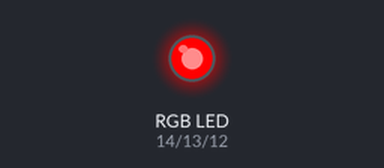
A program run on a simulated ESP32 board running MicroPython. Parts: an RGB LED mixed from three pins (HIGH = lit).

Above: at 0.05 s.
At 6.5 s:
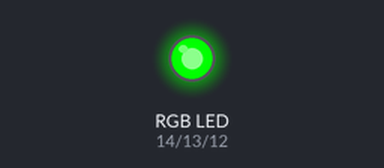
At 13.0 s:
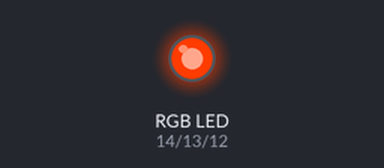
Timing chart, 0 to 16.9 s (numbered marks = the images above):
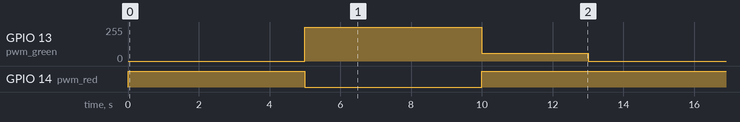

Measured:
- by itself, GPIO 13 (pwm_green): repeats every 13.0 s: 60/255 3.0 s, 0/255 5.0 s, 255/255 5.0 s
- by itself, GPIO 14 (pwm_red): repeats every 13.0 s: LOW 5.0 s, HIGH 8.0 s

The program:

semaforo.py
```python
from machine import Pin, PWM
import utime

# Configuração dos pinos para o LED RGB
ledR = 14  # Pino para o LED vermelho
ledG = 13  # Pino para o LED verde
ledB = 12  # Pino para o LED azul

# Configuração dos objetos PWM para controle de intensidade
pwm_red = PWM(Pin(ledR), freq=500)
pwm_green = PWM(Pin(ledG), freq=500)
pwm_blue = PWM(Pin(ledB), freq=500)

def set_color(red, green, blue):
    # Configura a intensidade para cada cor
    pwm_red.duty(int(red * 1023 / 255))
    pwm_green.duty(int(green * 1023 / 255))
    pwm_blue.duty(int(blue * 1023 / 255))

# Semáforo
while True:
    set_color(255, 0, 0)  # Vermelho
    utime.sleep(5)
    set_color(0, 255, 0)  # Verde
    utime.sleep(5)
    set_color(255, 60, 0)  # Amarelo
    utime.sleep(3)
 
```
